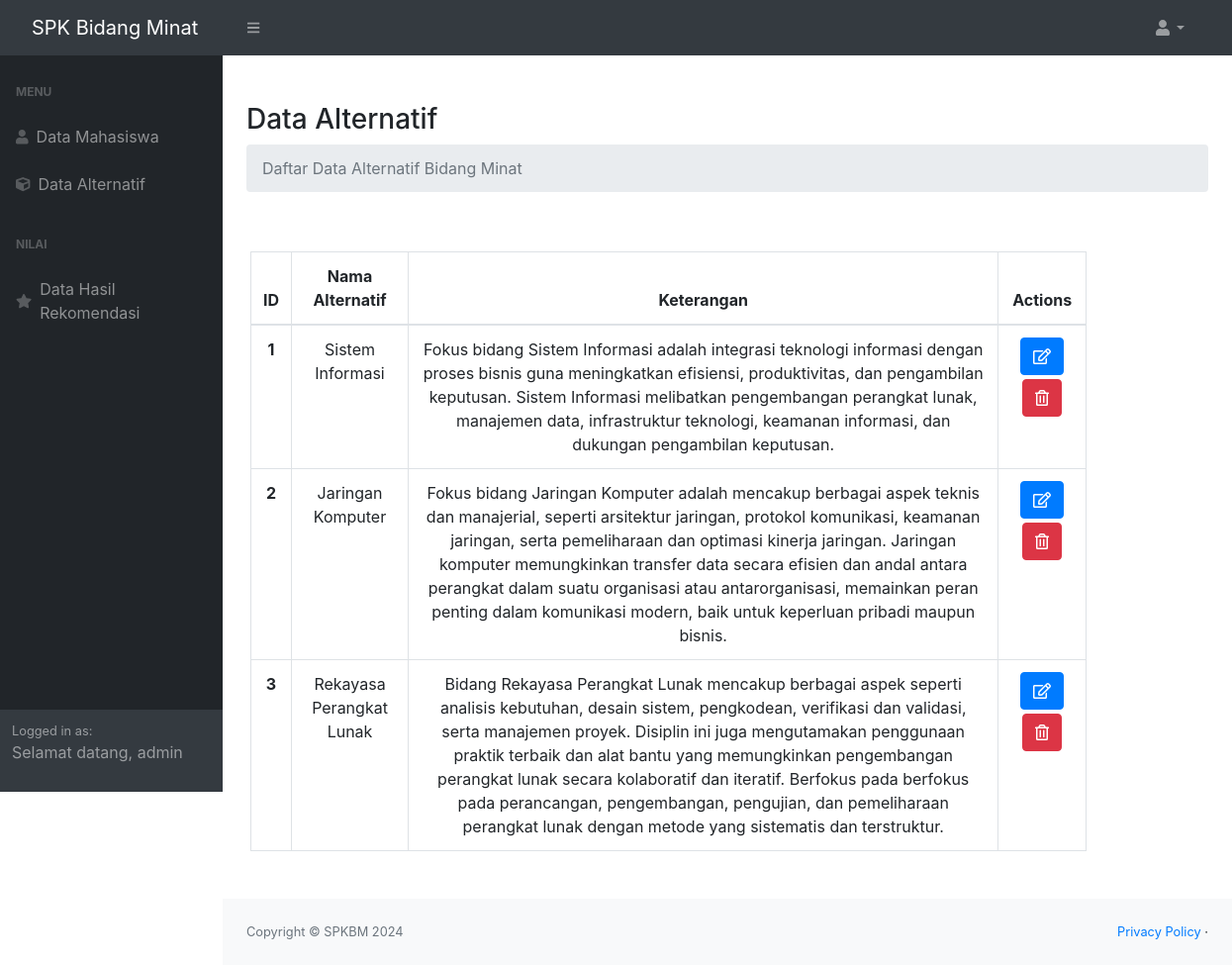
The page /dist/admin/alternatif.php (signed in) on the database its author committed.
### tables this page shows
CREATE TABLE `alternatif` (
  `id` int(11) NOT NULL,
  `nama_alternatif` varchar(50) NOT NULL,
  `keterangan` text NOT NULL
);

### dist/admin/alternatif.php (the view, shortened to what this page needs)
<?php
include '../config.php';
$username = $_SESSION['username'];
$sql = "SELECT * FROM admin WHERE username = ?";
$stmt = $conn->prepare($sql);
$stmt->bind_param("s", $username);
$stmt->execute();
$result = $stmt->get_result();
$user = $result->fetch_assoc();
$nama = $user['username'];
$sql = "SELECT * FROM alternatif";
$result = $conn->query($sql);
if ($result->num_rows > 0) {
    $data = [];
    while ($row = $result->fetch_assoc()) {
        $data[] = $row;
    }
} else {
    echo "0 hasil";
}
?>
<!DOCTYPE html>
<html lang="en">
<head>
    <link href="https://cdn.jsdelivr.net/npm/simple-datatables@latest/dist/style.css" rel="stylesheet" />
    <link href="../css/styles.css" rel="stylesheet" />
    <link href="//maxcdn.bootstrapcdn.com/bootstrap/4.1.1/css/bootstrap.min.css" rel="stylesheet" id="bootstrap-css">
    <link rel="stylesheet" href="https://cdnjs.cloudflare.com/ajax/libs/font-awesome/6.0.0-beta3/css/all.min.css">
</head>
<body class="sb-nav-fixed">
    <nav class="sb-topnav navbar navbar-expand navbar-dark bg-dark">
        <a class="navbar-brand ps-3" href="index.php">SPK Bidang Minat</a>
        <button class="btn btn-link btn-sm order-1 order-lg-0 me-4 me-lg-0" id="sidebarToggle" href="#!"><i class="fas fa-bars"></i></button>
        <ul class="navbar-nav ms-auto ms-md-0 me-3 me-lg-4">
            <li class="nav-item dropdown">
                <a class="nav-link dropdown-toggle" id="navbarDropdown" href="#" role="button" data-bs-toggle="dropdown" aria-expanded="false"><i class="fas fa-user fa-fw"></i></a>
            </li>
        </ul>
    </nav>
    <div id="layoutSidenav">
        <div id="layoutSidenav_nav">
            <nav class="sb-sidenav accordion sb-sidenav-dark" id="sidenavAccordion">
                <div class="sb-sidenav-menu">
                    <div class="nav">
                        <div class="sb-sidenav-menu-heading">Menu</div>
                        <a class="nav-link" href="index.php">
                            <div class="sb-nav-link-icon"><i class="fas fa-user"></i></div>
                            Data Mahasiswa
                        </a>
                        <a class="nav-link" href="alternatif.php">
                            <div class="sb-nav-link-icon"><i class="fas fa-cube"></i></div>
                            Data Alternatif
                        </a>
                        <div class="sb-sidenav-menu-heading">Nilai</div>
                        <a class="nav-link" href="data_hasilRekomendasi.php">
                            <div class="sb-nav-link-icon"><i class="fas fa-star"></i></div>
                            Data Hasil Rekomendasi
                        </a>
                    </div>
                </div>
                <div class="sb-sidenav-footer">
                    <div class="small">Logged in as:</div>
                    <?php echo "<p>Selamat datang, " . htmlspecialchars($nama) . "</p>"; ?>
                </div>
            </nav>
        </div>
        <div id="layoutSidenav_content">
            <main>
                <div class="container-fluid px-4">
                    <h3 class="mt-4">Data Alternatif</h3>
                    <ol class="breadcrumb mb-4">
                        <li class="breadcrumb-item active">Daftar Data Alternatif Bidang Minat</li>
                    </ol>
                </div>
            </main>
            <div class="container">
                <div class="row">
                    <div class="col-10 ml-2">
                        <table class="table table-bordered">
                            <thead>
                                <tr>
                                    <th scope="col">ID</th>
                                    <th scope="col">Nama Alternatif</th>
                                    <th scope="col">Keterangan</th>
                                    <th scope="col">Actions</th>
                                </tr>
                            </thead>
                            <tbody>
                                <?php
                                if (!empty($data)) {
                                    foreach ($data as $row) {
                                        echo "<tr>";
                                        echo "<th scope='row'>" . $row['id'] . "</th>";
                                        echo "<td>" . $row['nama_alternatif'] . "</td>";
                                        echo "<td>" . $row['keterangan'] . "</td>";
                                        echo "<td>
                        <a href='edit_alternatif.php?id=" . $row['id'] . "' class='btn btn-primary mb-1'><i class='far fa-edit'></i></a>
                        <a href='konfirmasi_hapusAlternatif.php?id=" . $row['id'] . "' class='btn btn-danger'><i class='far fa-trash-alt'></i></a>
                      </td>";
                                        echo "</tr>";
                                    }
                                }
                                ?>
                            </tbody>
                        </table>
                    </div>
                </div>
            </div>
            <footer class="py-4 bg-light mt-auto">
                <div class="container-fluid px-4">
                    <div class="d-flex align-items-center justify-content-between small">
                        <div class="text-muted">Copyright &copy; SPKBM 2024</div>
                        <div>
                            <a href="#">Privacy Policy</a>
                            &middot;
                        </div>
                    </div>
                </div>
            </footer>
        </div>
    </div>
</body>
</html>

### dist/admin/alternatif.php (style rules this page uses)
table { border-collapse: collapse; width: 80%; }
th, td { border: 1px solid #ddd; padding: 8px; text-align: center; }
th, td:first-child { border: none; }
.container { padding: 2rem 0rem; margin-left: 20px; }

### rows shown on the page
alternatif: id "1", nama_alternatif "Sistem Informasi", keterangan "Fokus bidang Sistem Informasi adalah integrasi teknologi informasi dengan proses bisnis guna meningkatkan efisiensi, produktivitas, dan pengambilan keputusan. Sistem Informasi melibatkan pengembangan perangkat lunak, manajemen data, infrastruktur teknologi, keamanan informasi, dan dukungan pengambilan keputusan."
alternatif: id "2", nama_alternatif "Jaringan Komputer", keterangan "Fokus bidang Jaringan Komputer adalah mencakup berbagai aspek teknis dan manajerial, seperti arsitektur jaringan, protokol komunikasi, keamanan jaringan, serta pemeliharaan dan optimasi kinerja jaringan. Jaringan komputer memungkinkan transfer data secara efisien dan andal antara perangkat dalam suatu organisasi atau antarorganisasi, memainkan peran penting dalam komunikasi modern, baik untuk keperluan pribadi maupun bisnis."
alternatif: id "3", nama_alternatif "Rekayasa Perangkat Lunak", keterangan "Bidang Rekayasa Perangkat Lunak mencakup berbagai aspek seperti analisis kebutuhan, desain sistem, pengkodean, verifikasi dan validasi, serta manajemen proyek. Disiplin ini juga mengutamakan penggunaan praktik terbaik dan alat bantu yang memungkinkan pengembangan perangkat lunak secara kolaboratif dan iteratif. Berfokus pada berfokus pada perancangan, pengembangan, pengujian, dan pemeliharaan perangkat lunak dengan metode yang sistematis dan terstruktur."

### other values the page prints
$nama "admin"
